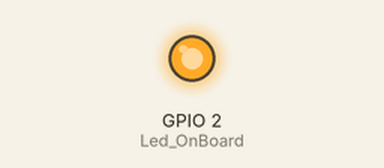
A sketch run on a simulated ESP8266 (NodeMCU). Shown: output pins drawn as LEDs (lit = HIGH). WiFi joins after 1.5 s; servers stay silent unless stated; uploads are accepted with an empty reply; what the sketch prints to the serial monitor is not drawn.

Above: at 5.6 s.
At 8.2 s:
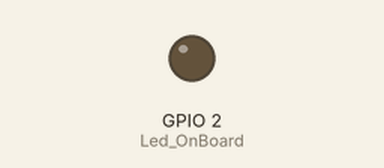
Timing chart, 0 to 10.3 s (numbered marks = the images above):
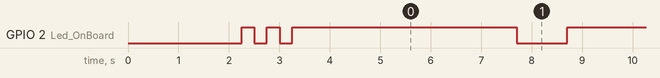

Measured:
- by itself, GPIO 2 (Led_OnBoard): goes LOW 0.25 s, HIGH 0.25 s, LOW 0.25 s, 24 × (HIGH 4.5 s, LOW 1.0 s), then HIGH

The sketch:

nodemcu_sent_data_to_mysql.ino
```cpp
#include <ESP8266WiFi.h>
#include <WiFiClient.h>
#include <ESP8266WebServer.h>
#include <ESP8266HTTPClient.h>

int Led_OnBoard = 2;                  // Initialize the Led_OnBoard

const char* ssid = "YOUR_WIFI";                  // Your wifi Name
const char* password = "YOUR_WIFI_PASS";          // Your wifi Password

const char *host = "YOUR_IP"; //Your pc or server (database) IP, example : 192.168.0.0 , if you are a windows os user, open cmd, then type ipconfig then look at IPv4 Address.

void setup() {
  // put your setup code here, to run once:
  delay(1000);
  pinMode(Led_OnBoard, OUTPUT);       // Initialize the Led_OnBoard pin as an output
  Serial.begin(115200);
  WiFi.mode(WIFI_OFF);        //Prevents reconnection issue (taking too long to connect)
  delay(1000);
  WiFi.mode(WIFI_STA);        //This line hides the viewing of ESP as wifi hotspot

  WiFi.begin(ssid, password);     //Connect to your WiFi router
  Serial.println("");

  Serial.print("Connecting");
  // Wait for connection
  while (WiFi.status() != WL_CONNECTED) {
    digitalWrite(Led_OnBoard, LOW);
    delay(250);
    Serial.print(".");
    digitalWrite(Led_OnBoard, HIGH);
    delay(250);
  }

  digitalWrite(Led_OnBoard, HIGH);
  //If connection successful show IP address in serial monitor
  Serial.println("");
  Serial.println("Connected to Network/SSID");
  Serial.print("IP address: ");
  Serial.println(WiFi.localIP());  //IP address assigned to your ESP
}

void loop() {
  // put your main code here, to run repeatedly:
  HTTPClient http;    //Declare object of class HTTPClient

  String LdrValueSend, postData;
  //put your sensor port and deklare here
  //int ldrvalue=analogRead(A0);  //Read Analog value of LDR
  //LdrValueSend = String(ldrvalue);   //String to interger conversion
  LdrValueSend = 1;
  //Post Data
  postData = "ldrvalue=" + LdrValueSend;
  //same as $_POST['ldrvalue']

  http.begin("http://"+String(host)+"/Nodemcu/InsertDB.php");              //Specify request destination
  http.addHeader("Content-Type", "application/x-www-form-urlencoded");    //Specify content-type header

  int httpCode = http.POST(postData);   //Send the request
  String payload = http.getString();    //Get the response payload

  //Serial.println("LDR Value=" + ldrvalue);
  Serial.println(httpCode);   //Print HTTP return code
  Serial.println(payload);    //Print request response payload
  Serial.println("LDR Value=" + LdrValueSend);

  http.end();  //Close connection

  delay(4000);  //Here there is 4 seconds delay plus 1 second delay below, so Post Data at every 5 seconds
  digitalWrite(Led_OnBoard, LOW);
  delay(1000);
  digitalWrite(Led_OnBoard, HIGH);
}
```
